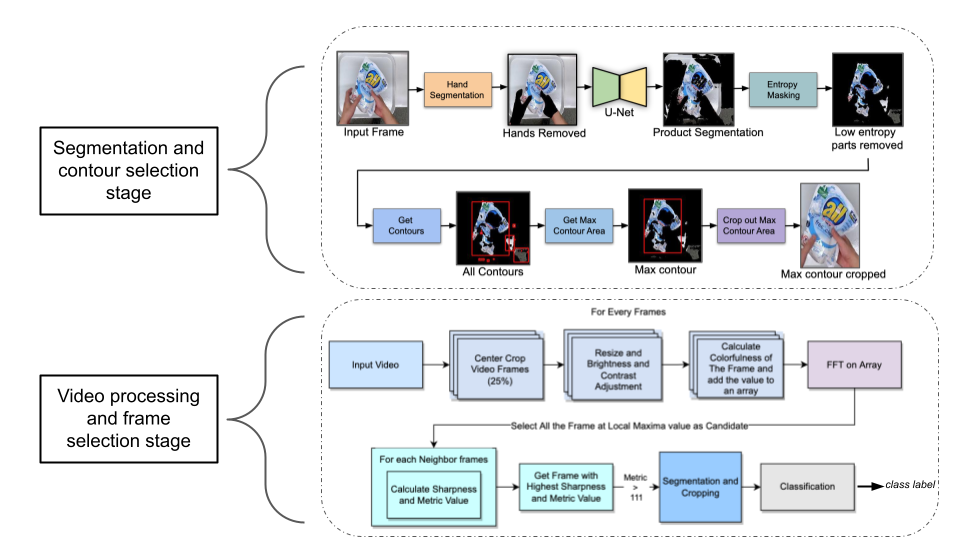
#> input picture media/vista.png, 960 x 540 px, given in place of testA_3.mp4, which was not available
$ jupyter execute --allow-errors tweak_frame_election.ipynb
#> lines starting #> are read from the running program, lines starting #| are printed output that depends on the picture; after the words box and inside, x2 and y2 are one past the last pixel; in counts of white or black regions, pixels touching at a corner belong together; pictures that were not available may be replaced by others from this repository, and a replacement may not be noted
[cell 1]
import timm
import torch
from PIL import Image
import numpy as np

# %load "../segmentation.py"
import numpy as np
import cv2
from PIL import Image
import torch
from torch.utils.data import DataLoader
from torchvision import datasets, transforms, utils
from torch.autograd import Variable
import matplotlib.pyplot as plt

import torch
import torch.nn as nn
import torch.optim as optim
import torch.nn.functional as F

import os
import glob
import matplotlib.pyplot as plt
import numpy as np
import torchvision.transforms as transforms
import torch

from sklearn.model_selection import train_test_split
from PIL import Image
from torch.utils.data import Dataset

torch.manual_seed(0)
#> (this line was passed over: torch is not available in this run)

#> (the rest of this cell did not finish here and is left out)

[cell 2]
def image_colorfulness(image):
	# split the image into its respective RGB components
	(B, G, R) = cv2.split(image.astype("float"))
	# compute rg = R - G
	rg = np.absolute(R - G)
	# compute yb = 0.5 * (R + G) - B
	yb = np.absolute(0.5 * (R + G) - B)
	# compute the mean and standard deviation of both `rg` and `yb`
	(rbMean, rbStd) = (np.mean(rg), np.std(rg))
	(ybMean, ybStd) = (np.mean(yb), np.std(yb))
	# combine the mean and standard deviations
	stdRoot = np.sqrt((rbStd ** 2) + (ybStd ** 2))
	meanRoot = np.sqrt((rbMean ** 2) + (ybMean ** 2))
	# derive the "colorfulness" metric and return it
	return stdRoot + (0.3 * meanRoot)

[cell 3]
def get_ratio(image):
    h, w, _ = image.shape
    gray = cv2.cvtColor(image, cv2.COLOR_BGR2GRAY)
    thresh = cv2.threshold(gray, 0, 255, cv2.THRESH_OTSU + cv2.THRESH_BINARY_INV)[1]

    pixels = cv2.countNonZero(thresh)
    ratio = (pixels/(h * w)) * 100
    return ratio

[cell 4]
# Automatic brightness and contrast optimization with optional histogram clipping
def automatic_brightness_and_contrast(image, clip_hist_percent=1):
    gray = cv2.cvtColor(image, cv2.COLOR_BGR2GRAY)

    # Calculate grayscale histogram
    hist = cv2.calcHist([gray],[0],None,[256],[0,256])
    hist_size = len(hist)

    # Calculate cumulative distribution from the histogram
    accumulator = []
    accumulator.append(float(hist[0]))
    for index in range(1, hist_size):
        accumulator.append(accumulator[index -1] + float(hist[index]))

    # Locate points to clip
    maximum = accumulator[-1]
    clip_hist_percent *= (maximum/100.0)
    clip_hist_percent /= 2.0

    # Locate left cut
    minimum_gray = 0
    while accumulator[minimum_gray] < clip_hist_percent:
        minimum_gray += 1

    # Locate right cut
    maximum_gray = hist_size -1
    while accumulator[maximum_gray] >= (maximum - clip_hist_percent):
        maximum_gray -= 1

    # Calculate alpha and beta values
    alpha = 255 / (maximum_gray - minimum_gray)
    beta = -minimum_gray * alpha

    '''
    # Calculate new histogram with desired range and show histogram
    new_hist = cv2.calcHist([gray],[0],None,[256],[minimum_gray,maximum_gray])
    plt.plot(hist)
    plt.plot(new_hist)
    plt.xlim([0,256])
    plt.show()
    '''

    auto_result = cv2.convertScaleAbs(image, alpha=alpha, beta=beta)
    return auto_result

[cell 5]
import cv2
from tqdm import tqdm
import matplotlib.pyplot as plt
import math

video_location = "../test-videos/"
videos = ["testA_3.mp4"]
images_list = []
ratios_list = []
colors_list = []
metrics_list = []

for video in videos:
  vidcap = cv2.VideoCapture(video_location+video)
  fps = vidcap.get(cv2.CAP_PROP_FPS)
  frame_count = int(vidcap.get(cv2.CAP_PROP_FRAME_COUNT))
  resized_image = []

  for i in tqdm(range(frame_count)):
    try:
      success,image = vidcap.read()
      image = image[256:896, 512:1400]
      image = automatic_brightness_and_contrast(image)
      image = cv2.resize(image, dsize=(224, 224), interpolation=cv2.INTER_CUBIC)
      resized_image.append(image)
    except:
      pass
#> this loop made 1 pass
#> (hist_size in automatic_brightness_and_contrast, maximum in automatic_brightness_and_contrast, clip_hist_percent in automatic_brightness_and_contrast, alpha in automatic_brightness_and_contrast, beta in automatic_brightness_and_contrast) on pass 1: (256, 127232, 636.2, 1.17, -42.11)
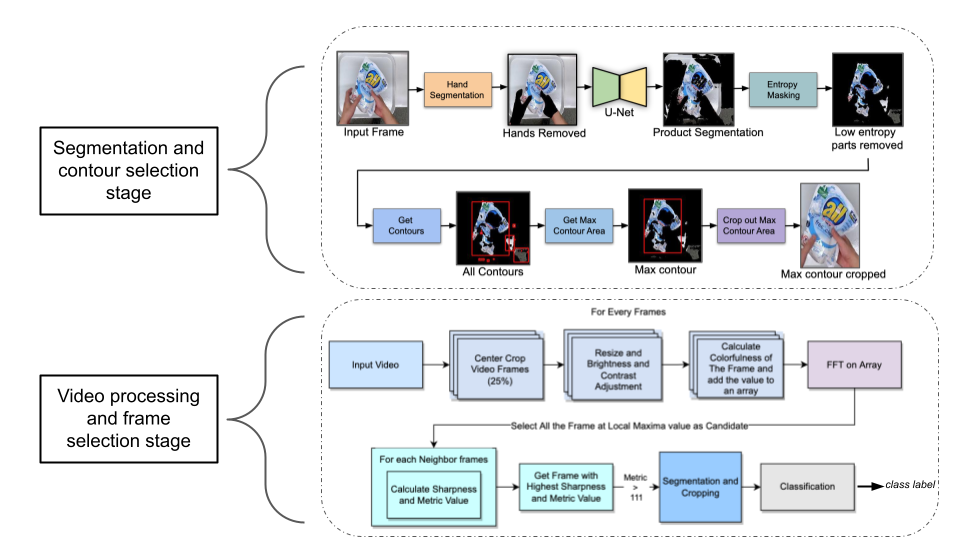
#> input picture media/vista.png, 960 x 540 px, given in place of testA_3.mp4, which was not available
#> pass 1, in automatic_brightness_and_contrast, `gray = cv2.cvtColor(image, cv2.COLOR_BGR2GRAY)`:
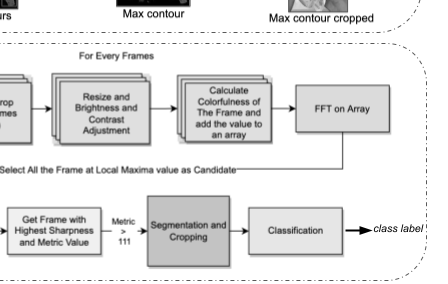
#> gray: shape (284, 448); min 0, max 255, mean 231.1
#> pass 1, `image = cv2.resize(image, dsize=(224, 224), interpolation=cv2.INTER_CU..`:
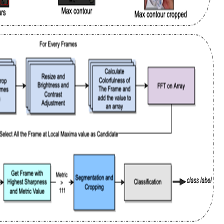
#> image: shape (224, 224, 3); mean B, G, R 233.9, 228.4, 223.2
#> after the loop, resized_image = 1 item
  ratios = []
  colors = []
  metrics = []
  for img in resized_image:
    ratio = get_ratio(img[24:200, 24:200])
    color = image_colorfulness(img[24:200, 24:200])
    metric = color*color*ratio
    # colors.append(color)
    # ratios.append(ratio)
    metrics.append(math.sqrt(metric))
#> this loop made 1 pass
#> (h in get_ratio, w in get_ratio, pixels in get_ratio, ratio, rbMean in image_colorfulness, rbStd in image_colorfulness, ybMean in image_colorfulness, ybStd in image_colorfulness) on pass 1: (176, 176, 6467, 20.88, 7.78, 15.74, 10.8, 20.96)
#> pass 1, in get_ratio, `thresh = cv2.threshold(gray, 0, 255, cv2.THRESH_OTSU + cv2.THRESH_BINA..`:
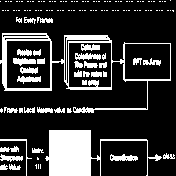
#> thresh: shape (176, 176); 20.9% white; 138 white regions (102 under 20 px), largest, box (x1, y1, x2, y2) and area: (45, 130, 162, 176) 2175, (0, 33, 171, 113) 1964, (110, 154, 138, 161) 134
#> pass 1, in image_colorfulness, `(B, G, R) = cv2.split(image.astype("float"))`:
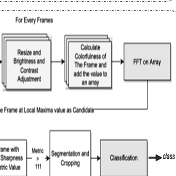
#> B: shape (176, 176) float64; min 0, max 255, mean 231.5
#> after the loop, metrics = [138]

  images_list.append(resized_image)
  # ratios_list.append(ratios)
  # colors_list.append(colors)
  metrics_list.append(metrics)
  # print(video)
  plt.plot(metrics)
  plt.show()
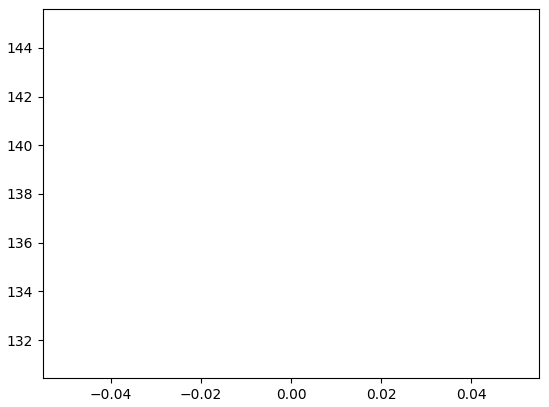
#> figure drawn by matplotlib, 1 panel
  # [4 lines of commented-out code are left out]

[cell 6]
import scipy.fftpack as fftpack

def get_sharpness(image):
    im = Image.fromarray(image).convert('L') # to grayscale
    array = np.asarray(im, dtype=np.int32)

    gy, gx = np.gradient(array)
    gnorm = np.sqrt(gx**2 + gy**2)
    sharpness = np.average(gnorm)
    return sharpness

def smooth_data_fft(arr, span):  # the scaling of "span" is open to suggestions
    w = fftpack.rfft(arr)
    spectrum = w ** 2
    cutoff_idx = spectrum < (spectrum.max() * (1 - np.exp(-span / 2000)))
    w[cutoff_idx] = 0
    return fftpack.irfft(w)

[cell 7]
from scipy.signal import savgol_filter, argrelextrema,find_peaks
import math
images_with_object = []

count = 1
for images, colors in zip(images_list, metrics_list):
    frames_with_object = []
    rolling_colors = smooth_data_fft(colors, 5)
    maximas = find_peaks(rolling_colors)
    for maxima in maximas[0]:
        candidate_frame = maxima
        max_sharpness = -1
        max_metric = -1
        for i in range(-21,22,7):
            current_frame = maxima+i
            if(current_frame>=len(images)):
                continue
            sharpness = get_sharpness(images[current_frame])
            colorfulness = image_colorfulness(images[current_frame])
            ratio = get_ratio(images[current_frame])
            metric = colorfulness*colorfulness * ratio
            metric = math.sqrt(metric)
            if(sharpness>max_sharpness and metric>max_metric):
                max_sharpness = sharpness
                max_metric = metric
                candidate_frame = current_frame
        if metric>110:
            frames_with_object.append((images[candidate_frame],candidate_frame))
            count+=1
            plt.imshow(images[candidate_frame][:,:,[2,1,0]])
            plt.show()

        print(f"Color {colorfulness}")
        print(f"Sharp {sharpness}")
        print(f"Metric {max_metric}")

    plt.plot(rolling_colors)
    plt.show()
    print("NEXT")
    images_with_object.append(frames_with_object)
#> this loop made 1 pass
#> (colors, spectrum in smooth_data_fft, cutoff_idx in smooth_data_fft, rolling_colors) on pass 1: ([138], [19050.2], [False], [138])
#| NEXT
#> after the loop, count = 1; images_with_object = [[]]

#> (a cell that did not finish here is left out)

[cell 9]
dir = "for_paper/"

[cell 10]
image = image[:,:,[2,1,0]]
plt.imshow(image)
plt.imsave("for_paper/normal.jpg",image)

[cell 11]
h, w, _ = image.shape
#> h = 224; w = 224
gray = cv2.cvtColor(image, cv2.COLOR_BGR2GRAY)
#> gray: shape (224, 224)

[cell 12]
plt.imshow(gray, cmap='gray')
plt.imsave("for_paper/gray.jpg",gray, cmap="gray")

[cell 13]
thresh = cv2.threshold(gray, 0, 255, cv2.THRESH_OTSU + cv2.THRESH_BINARY_INV)[1]
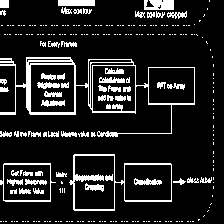
#> thresh: shape (224, 224); 13.1% white; 266 white regions (207 under 20 px), largest, box (x1, y1, x2, y2) and area: (0, 57, 195, 137) 1843, (69, 154, 172, 211) 768, (0, 163, 56, 202) 278
plt.imshow(thresh, cmap="gray")
plt.imsave("for_paper/thresh.jpg",thresh, cmap="gray")

[cell 14]
pixels = cv2.countNonZero(thresh)
#> pixels = 6562
ratio = (pixels/(h * w)) * 100
#> ratio = 13.08

[cell 15]
# split the image into its respective RGB components
(B, G, R) = cv2.split(image.astype("float"))
#> B: shape (224, 224) float64
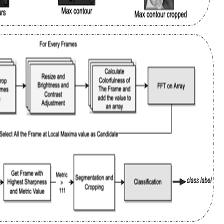
#> R: shape (224, 224) float64; min 0, max 255, mean 233.9
# compute rg = R - G
rg = np.absolute(R - G)
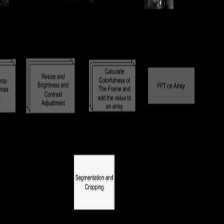
#> rg: shape (224, 224) float64; min 0, max 60, mean 5.6; drawn with min black and max white
# compute yb = 0.5 * (R + G) - B
yb = np.absolute(0.5 * (R + G) - B)
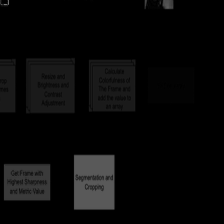
#> yb: shape (224, 224) float64; min 0, max 119.5, mean 8.5
# compute the mean and standard deviation of both `rg` and `yb`
(rbMean, rbStd) = (np.mean(rg), np.std(rg))
#> rbMean = 5.59; rbStd = 12.93
(ybMean, ybStd) = (np.mean(yb), np.std(yb))
#> ybMean = 8.54; ybStd = 20.26
# combine the mean and standard deviations
stdRoot = np.sqrt((rbStd ** 2) + (ybStd ** 2))
#> stdRoot = 24.04
meanRoot = np.sqrt((rbMean ** 2) + (ybMean ** 2))
#> meanRoot = 10.21
# derive the "colorfulness" metric and return it

[cell 16]
adjusted_image = automatic_brightness_and_contrast(image, 1)
#> call 2 of automatic_brightness_and_contrast, with clip_hist_percent = 1
#> in automatic_brightness_and_contrast (call 2), `hist = cv2.calcHist([gray],[0],None,[256],[0,256])`: hist = 256 values, max 30652 at index 255, min 0 at index 1, mean 196
#> after the loop in automatic_brightness_and_contrast (call 2), `for index in range(1, hist_size):`: accumulator = 256 values from 7 to 50176
#> in automatic_brightness_and_contrast (call 2), `maximum = accumulator[-1]`: maximum = 50176
#> in automatic_brightness_and_contrast (call 2), `clip_hist_percent *= (maximum/100.0)`: clip_hist_percent = 501.8
#> in automatic_brightness_and_contrast (call 2), `clip_hist_percent /= 2.0`: clip_hist_percent = 250.9
#> the loop in automatic_brightness_and_contrast (call 2), `while accumulator[minimum_gray] < clip_hist_percent:` made 42 passes
#> after the loop in automatic_brightness_and_contrast (call 2), `while accumulator[minimum_gray] < clip_hist_percent:`: minimum_gray = 42
#> the loop in automatic_brightness_and_contrast (call 2), `while accumulator[maximum_gray] >= (maximum - clip_hist_percent):` made 1 pass
#> maximum_gray on pass 1: 254
#> after the loop in automatic_brightness_and_contrast (call 2), `while accumulator[maximum_gray] >= (maximum - clip_hist_percent):`: maximum_gray = 254
#> in automatic_brightness_and_contrast (call 2), `alpha = 255 / (maximum_gray - minimum_gray)`: alpha = 1.2
#> in automatic_brightness_and_contrast (call 2), `beta = -minimum_gray * alpha`: beta = -50.52
#> in automatic_brightness_and_contrast (call 2), `auto_result = cv2.convertScaleAbs(image, alpha=alpha, beta=beta)`:
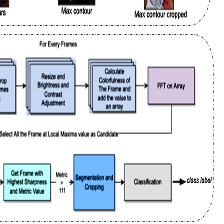
#> auto_result: shape (224, 224, 3); mean R, G, B 217.4, 223.6, 230.3
